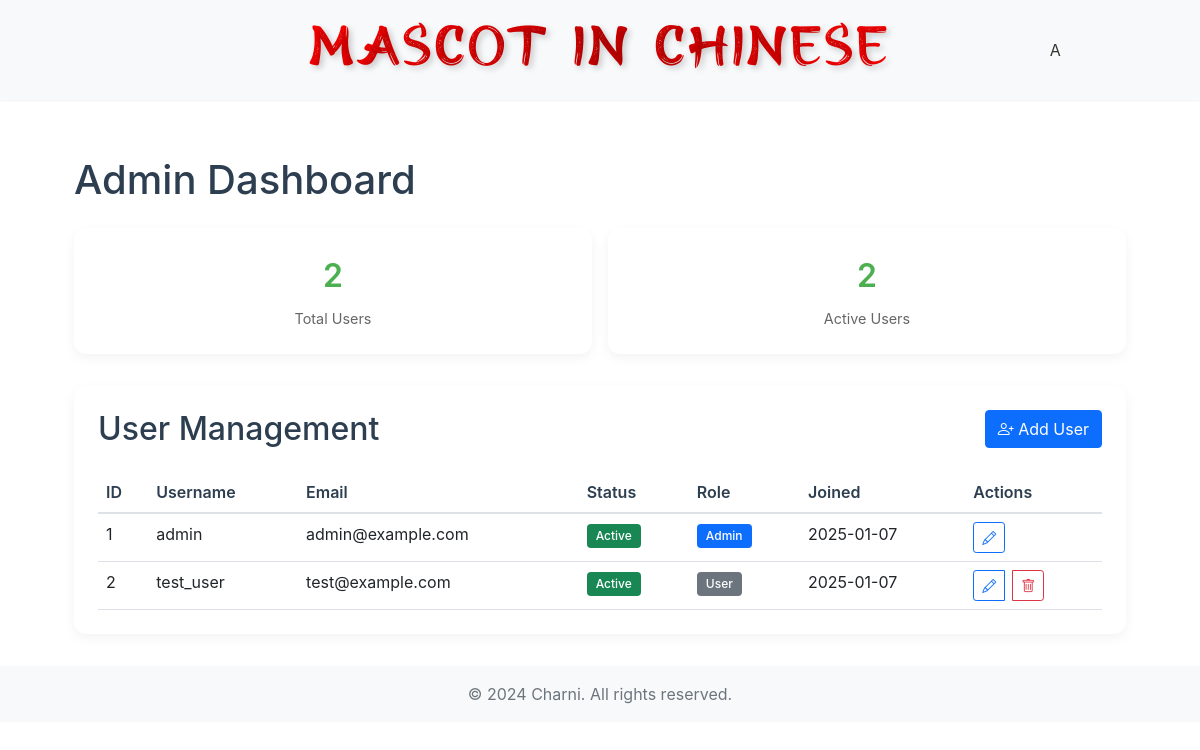
The page /admin (signed in) on the database its author committed.
### models.py (models this page shows, shortened)
class User(UserMixin, db.Model):
    id = db.Column(db.Integer, primary_key=True)
    email = db.Column(db.String(120), unique=True, nullable=False)
    username = db.Column(db.String(80), unique=True, nullable=False)
    password_hash = db.Column(db.String(256), nullable=False)
    created_at = db.Column(db.DateTime, default=datetime.utcnow)
    last_login = db.Column(db.DateTime, default=datetime.utcnow)
    is_active = db.Column(db.Boolean, default=True)
    is_admin = db.Column(db.Boolean, default=False)
    email_verified = db.Column(db.Boolean, default=False)
    email_verification_sent_at = db.Column(db.DateTime)
    progress = db.relationship('UserProgress', backref='user', lazy=True)
    daily_goal = db.Column(db.Integer, default=30)
    difficulty = db.Column(db.String(20), default='beginner')
    show_pinyin = db.Column(db.Boolean, default=True)
    daily_reminder = db.Column(db.Boolean, default=True)
    achievement_notification = db.Column(db.Boolean, default=True)
    email_updates = db.Column(db.Boolean, default=True)

### app.py (the view)
@app.route('/admin')
@login_required
@admin_required
def admin_dashboard():
    users = User.query.all()
    return render_template('admin/dashboard.html', users=users)

### app.py (called while the page is built)
@login_manager.user_loader
def load_user(user_id):
    return User.query.get(int(user_id))

def admin_required(f):
    @wraps(f)
    def decorated_function(*args, **kwargs):
        if not current_user.is_authenticated or not current_user.is_admin:
            abort(403)  # Forbidden
        return f(*args, **kwargs)
    return decorated_function

### templates/admin/dashboard.html (shortened to what this page needs)
{% extends "base.html" %}
{% block content %}
<div class="admin-container">
    <div class="admin-header">
        <h1>Admin Dashboard</h1>
        <div class="admin-stats">
            <div class="stat-card">
                <div class="stat-value">{{ users|length }}</div>
                <div class="stat-label">Total Users</div>
            </div>
            <div class="stat-card">
                <div class="stat-value">{{ users|selectattr('is_active', 'eq', true)|list|length }}</div>
                <div class="stat-label">Active Users</div>
            </div>
        </div>
    </div>
    <div class="admin-content">
        <div class="admin-section">
            <div class="section-header">
                <h2>User Management</h2>
                <button class="btn btn-primary" onclick="location.href='{{ url_for('register') }}'">
                    <i class="bi bi-person-plus"></i> Add User
                </button>
            </div>
            <div class="table-responsive">
                <table class="table">
                    <thead>
                        <tr>
                            <th>ID</th>
                            <th>Username</th>
                            <th>Email</th>
                            <th>Status</th>
                            <th>Role</th>
                            <th>Joined</th>
                            <th>Actions</th>
                        </tr>
                    </thead>
                    <tbody>
                        {% for user in users %}
                        <tr>
                            <td>{{ user.id }}</td>
                            <td>{{ user.username }}</td>
                            <td>{{ user.email }}</td>
                            <td>
                                <span class="badge {% if user.is_active %}bg-success{% else %}bg-danger{% endif %}">
                                    {{ 'Active' if user.is_active else 'Inactive' }}
                                </span>
                            </td>
                            <td>
                                <span class="badge {% if user.is_admin %}bg-primary{% else %}bg-secondary{% endif %}">
                                    {{ 'Admin' if user.is_admin else 'User' }}
                                </span>
                            </td>
                            <td>{{ user.created_at.strftime('%Y-%m-%d') }}</td>
                            <td>
                                <div class="btn-group">
                                    <button class="btn btn-sm btn-outline-primary" onclick="editUser({{ user.id }})">
                                        <i class="bi bi-pencil"></i>
                                    </button>
                                    {% if not user.is_admin %}
                                    <button class="btn btn-sm btn-outline-danger" onclick="deleteUser({{ user.id }})">
                                        <i class="bi bi-trash"></i>
                                    </button>
                                    {% endif %}
                                </div>
                            </td>
                        </tr>
                        {% endfor %}
                    </tbody>
                </table>
            </div>
        </div>
    </div>
</div>
{% endblock %}

### templates/base.html (shortened to what this page needs)
<!DOCTYPE html>
<html lang="en">
<head>
    <link href="https://cdn.jsdelivr.net/npm/bootstrap@5.1.3/dist/css/bootstrap.min.css" rel="stylesheet">
    <link href="https://cdn.jsdelivr.net/npm/bootstrap-icons@1.8.1/font/bootstrap-icons.css" rel="stylesheet">
    <link rel="stylesheet" href="{{ url_for('static', filename='css/style.css') }}">
    <link rel="stylesheet" href="{{ url_for('static', filename='css/lesson.css') }}">
    <link rel="stylesheet" href="{{ url_for('static', filename='css/map.css') }}">
    <link rel="stylesheet" href="{{ url_for('static', filename='css/notion-theme.css') }}">
    <link rel="stylesheet" href="{{ url_for('static', filename='css/test.css') }}">
</head>
<body>
    <nav class="navbar navbar-expand-lg navbar-light bg-light">
        <div class="container">
            <div class="nav-auth">
                {% if current_user.is_authenticated %}
                    <div class="dropdown">
                        <div class="profile-icon" data-bs-toggle="dropdown">
                            <span class="profile-initial">{{ current_user.username[0]|upper }}</span>
                        </div>
                    </div>
                {% else %}
                    <a href="{{ url_for('login') }}" class="nav-link">Login</a>
                    <a href="{{ url_for('register') }}" class="nav-link">Register</a>
                {% endif %}
            </div>
            <div class="logo-container">
                <a href="{{ url_for('lesson_map') }}" class="logo-link">
                    <h1 class="logo-title">MASCOT IN CHINESE</h1>
                </a>
            </div>
        </div>
    </nav>
    <main class="container mt-4">
        {% block content %}{% endblock %}
    </main>
    <footer class="footer mt-auto py-3 bg-light">
        <div class="container text-center">
            <span class="text-muted">© 2024 Charni. All rights reserved.</span>
        </div>
    </footer>
</body>
</html>

### static/css/style.css (style rules this page uses)
.navbar { box-shadow: 0 1px 3px rgba(0,0,0,0.08); padding: 0.25rem 0; min-height: 48px; background: rgba(255, 255, 255, 0.98); }
.navbar > .container { max-width: 960px; display: flex; justify-content: space-between; align-items: center; position: relative; padding: 0 1.2rem; }
.logo-container { position: absolute; left: 50%; transform: translateX(-50%); display: flex; align-items: center; padding: 0.25rem; }
.logo-link { text-decoration: none; transition: transform 0.3s ease; }
.logo-title { font-family: 'Hiromisake', sans-serif; font-size: 1.8rem; background: linear-gradient(120deg, #e60012 0%, #ff3333 50%, #e60012 100% ); background-size: 200% auto; -webkit-background-clip: text; -webkit-text-fill-color: transparent; animation: gradient 3s linear infinite; margin: 0; padding: 0; line-height: 1; letter-spacing: 1.2px; white-space: nowrap; font-weight: 500; }
.nav-auth { margin-left: auto; display: flex; align-items: center; gap: 0.4rem; z-index: 1; }

### static/css/lesson.css (style rules this page uses)
:root { --notion-bg: #ffffff; --notion-text: #37352f; --notion-gray: #9b9a97; --notion-brown: #64473a; --notion-orange: #d9730d; --notion-yellow: #dfab01; --notion-blue: #0b6e99; --notion-purple: #6940a5; --notion-pink: #ad1a72; --notion-red: #e03e3e; --notion-border: rgba(55, 53, 47, 0.09); --notion-hover: rgba(55, 53, 47, 0.08); --notion-shadow: rgba(15, 15, 15, 0.05); --sidebar-width: 280px; --notion-primary: #2383E2; --notion-hover-bg: rgba(55, 53, 47, 0.08); --notion-text-hover: rgba(55, 53, 47, 0.7); }
body { background: var(--notion-bg); color: var(--notion-text); font-family: 'Inter', -apple-system, BlinkMacSystemFont, sans-serif; line-height: 1.5; margin: 0; }
.section-header { margin-bottom: 1.5rem; }
.logo-title { font-family: 'Ming Imperial', cursive; font-size: 1.8rem; color: var(--notion-text); background: linear-gradient(45deg, #e60012, #ff1a1a); -webkit-background-clip: text; -webkit-text-fill-color: transparent; }

### static/css/map.css (style rules this page uses)
:root { --primary-color: #e60012; --secondary-color: #ffd700; --jade-color: #00a86b; --background-color: #fff9f0; --text-color: #2c3e50; --shadow-color: rgba(0, 0, 0, 0.1); --border-width: 3px; }

### static/css/notion-theme.css (style rules this page uses)
:root { --notion-white: #ffffff; --notion-red: #e60012; --notion-red-light: rgba(230, 0, 18, 0.1); --notion-red-hover: rgba(230, 0, 18, 0.05); --notion-text-default: #37352f; --notion-text-gray: #787774; --notion-text-light: #a3a29e; --notion-bg-default: #ffffff; --notion-bg-gray: #f7f6f3; --notion-bg-hover: #efefef; --notion-border: rgba(55, 53, 47, 0.09); --notion-shadow: rgba(15, 15, 15, 0.05); --notion-hover-bg: rgba(55, 53, 47, 0.08); --notion-click-bg: rgba(55, 53, 47, 0.16); --notion-success: #2ecc71; --notion-warning: #f1c40f; --notion-error: #e74c3c; }
body { color: var(--notion-text-default); background: var(--notion-bg-default); font-family: -apple-system, BlinkMacSystemFont, "Segoe UI", Helvetica, "Apple Color Emoji", Arial, sans-serif, "Segoe UI Emoji", "Segoe UI Symbol"; line-height: 1.5; -webkit-font-smoothing: antialiased; }

### templates/admin/dashboard.html (style rules this page uses)
.admin-container { max-width: 1400px; margin: 0 auto; padding: 2rem; }
.admin-header { margin-bottom: 2rem; }
.admin-header h1 { color: #2c3e50; margin-bottom: 1.5rem; }
.admin-stats { display: grid; grid-template-columns: repeat(auto-fit, minmax(200px, 1fr)); gap: 1rem; margin-bottom: 2rem; }
.stat-card { background: white; padding: 1.5rem; border-radius: 12px; box-shadow: 0 4px 12px rgba(0,0,0,0.05); text-align: center; }
.stat-value { font-size: 2rem; font-weight: 600; color: #4CAF50; margin-bottom: 0.5rem; }
.stat-label { color: #666; font-size: 0.9rem; }
.admin-section { background: white; border-radius: 12px; padding: 1.5rem; box-shadow: 0 4px 12px rgba(0,0,0,0.05); }
.section-header { display: flex; justify-content: space-between; align-items: center; margin-bottom: 1.5rem; }
.section-header h2 { margin: 0; color: #2c3e50; }
.table { margin-bottom: 0; }
.table th { font-weight: 600; color: #2c3e50; border-bottom-width: 2px; }
.badge { padding: 0.5em 0.75em; font-weight: 500; }
.btn-group { gap: 0.5rem; }
.btn-sm { padding: 0.25rem 0.5rem; }

### rows shown on the page
User: username "A", id "1", username "admin", email "admin@example.com", is_active "Active", is_admin "Admin", created_at "2025-01-07"
User: id "2", username "test_user", email "test@example.com", is_active "Active", is_admin "User", created_at "2025-01-07"

### other values the page prints
{{ users|length }} "2"
{{ users|selectattr('is_active', 'eq', true)|list|length }} "2"
